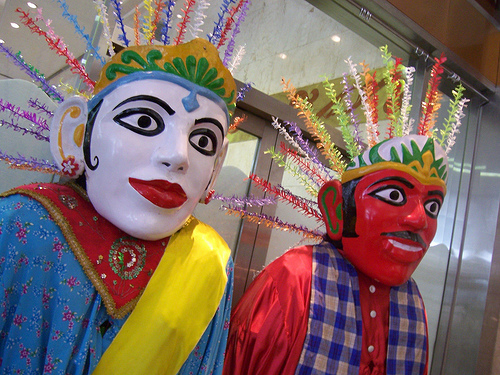
#> input picture otsu/ondel.jpg, 500 x 375 px
$ python otsu2.py   (older library calls are emulated)
#> lines starting #> are read from the running program, lines starting #| are printed output that depends on the picture
import numpy as np
from scipy import misc
import matplotlib.pyplot as plt
from PIL import Image

img = misc.imread('ondel.jpg')
#> img is the input picture: shape (375, 500, 3); mean R, G, B 128.3, 106.3, 101.1
imgs = Image.open('ondel.jpg')

# import pdb;pdb.set_trace()
width, height = imgs.size
#> width = 500; height = 375


def histogram(img):

    hist = [0]*256
    gray = (0.2989 * img[:,:,0] + 0.587 * img[:,:,1] + 0.114 * img[:,:,2]).astype(np.uint8) #grayscale
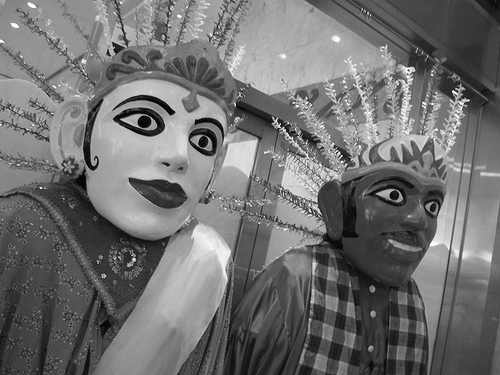
#> gray: shape (375, 500); min 0, max 254, mean 111.8
    # [5 lines of commented-out code are left out]
    return gray

def otsu():

    hist = histogram(img)
    sum_all = 0

    for t in xrange(256):
        sum_all += t*hist[t]
#> after the loop, sum_all = 500 values, max 255 at index 154, min 0 at index 238, mean 127.9


    sum_back, w_back, w_for, var_max, threshold = 0, 0, 0, 0, 0

    for t in xrange(256):
        w_back += hist_data[t]
        if w_back == 0:
            continue
        w_for = total - w_back
        if w_for == 0:
            break
        #calculate classes means
        sum_back  += t*hist_data[t]
        mean_back = sum_back/w_back
        mean_for = (sum_all - sum_back)/ w_for

        #calculate beetween class variance
        var_beetween = w_back * w_for * (mean_back - mean_for)**2
        if(var_beetween > var_max):
            var_max = var_beetween
            threshold = t
#> after the loop, sum_back = 0; threshold = 0; var_max = 0; w_back = 0
    return threshold


if __name__ == '__main__':
#> (the run stopped early here; a loop or call above may not have finished)
